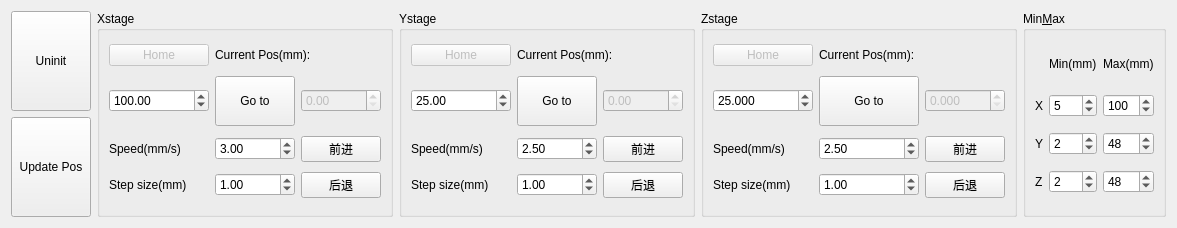
        <widget class="QWidget" name="StageTab">
         <attribute name="title">
          <string>Stage</string>
         </attribute>
         <layout class="QHBoxLayout" name="horizontalLayout_7">
          <item>
           <layout class="QVBoxLayout" name="verticalLayout_3">
            <item>
             <widget class="QPushButton" name="StageUninit">
              <property name="minimumSize">
               <size>
                <width>0</width>
                <height>100</height>
               </size>
              </property>
              <property name="text">
               <string>Uninit</string>
              </property>
             </widget>
            </item>
            <item>
             <widget class="QPushButton" name="InitStageButton">
              <property name="minimumSize">
               <size>
                <width>0</width>
                <height>100</height>
               </size>
              </property>
              <property name="maximumSize">
               <size>
                <width>300</width>
                <height>16777215</height>
               </size>
              </property>
              <property name="text">
               <string>Update Pos</string>
              </property>
             </widget>
            </item>
           </layout>
          </item>
          <item>
           <widget class="QGroupBox" name="XstageBox">
            <property name="maximumSize">
             <size>
              <width>16777215</width>
              <height>300</height>
             </size>
            </property>
            <property name="title">
             <string>Xstage</string>
            </property>
            <layout class="QGridLayout" name="gridLayout_7">
             <item row="5" column="1">
              <widget class="QDoubleSpinBox" name="XSpeed">
               <property name="maximum">
                <double>6.000000000000000</double>
               </property>
               <property name="value">
                <double>3.000000000000000</double>
               </property>
              </widget>
             </item>
             <item row="2" column="1">
              <widget class="QPushButton" name="Xmove2">
               <property name="minimumSize">
                <size>
                 <width>0</width>
                 <height>50</height>
                </size>
               </property>
               <property name="text">
                <string>Go to</string>
               </property>
              </widget>
             </item>
             <item row="5" column="0">
              <widget class="QLabel" name="XSpeedlabel">
               <property name="text">
                <string>Speed(mm/s)</string>
               </property>
              </widget>
             </item>
             <item row="7" column="0">
              <widget class="QLabel" name="Xstagestepsizelabel">
               <property name="sizePolicy">
                <sizepolicy hsizetype="Preferred" vsizetype="Preferred">
                 <horstretch>0</horstretch>
                 <verstretch>0</verstretch>
                </sizepolicy>
               </property>
               <property name="text">
                <string>Step size(mm)</string>
               </property>
              </widget>
             </item>
             <item row="7" column="1">
              <widget class="QDoubleSpinBox" name="Xstagestepsize">
               <property name="maximum">
                <double>5.000000000000000</double>
               </property>
               <property name="value">
                <double>1.000000000000000</double>
               </property>
              </widget>
             </item>
             <item row="7" column="2">
              <widget class="QPushButton" name="XDOWN">
               <property name="text">
                <string>后退</string>
               </property>
              </widget>
             </item>
             <item row="5" column="2">
              <widget class="QPushButton" name="XUP">
               <property name="text">
                <string>前进</string>
               </property>
              </widget>
             </item>
             <item row="1" column="0">
              <widget class="QPushButton" name="XHome">
               <property name="enabled">
                <bool>false</bool>
               </property>
               <property name="text">
                <string>Home</string>
               </property>
              </widget>
             </item>
             <item row="2" column="0">
              <widget class="QDoubleSpinBox" name="XPosition">
               <property name="minimumSize">
                <size>
                 <width>100</width>
                 <height>0</height>
                </size>
               </property>
               <property name="minimum">
                <double>0.000000000000000</double>
               </property>
               <property name="maximum">
                <double>300.000000000000000</double>
               </property>
               <property name="value">
                <double>100.000000000000000</double>
               </property>
              </widget>
             </item>
             <item row="2" column="2">
              <widget class="QDoubleSpinBox" name="Xcurrent">
               <property name="enabled">
                <bool>false</bool>
               </property>
               <property name="maximum">
                <double>300.000000000000000</double>
               </property>
              </widget>
             </item>
             <item row="1" column="1" colspan="2">
              <widget class="QLabel" name="XPositionLabel">
               <property name="maximumSize">
                <size>
                 <width>16777215</width>
                 <height>20</height>
                </size>
               </property>
               <property name="text">
                <string>Current Pos(mm):</string>
               </property>
              </widget>
             </item>
            </layout>
           </widget>
          </item>
          <item>
           <widget class="QGroupBox" name="YstageBox">
            <property name="maximumSize">
             <size>
              <width>16777215</width>
              <height>300</height>
             </size>
            </property>
            <property name="title">
             <string>Ystage</string>
            </property>
            <layout class="QGridLayout" name="gridLayout_8">
             <item row="3" column="0">
              <widget class="QLabel" name="YSpeedlabel">
               <property name="text">
                <string>Speed(mm/s)</string>
               </property>
              </widget>
             </item>
             <item row="1" column="2">
              <widget class="QPushButton" name="Ymove2">
               <property name="minimumSize">
                <size>
                 <width>0</width>
                 <height>50</height>
                </size>
               </property>
               <property name="text">
                <string>Go to</string>
               </property>
              </widget>
             </item>
             <item row="3" column="2">
              <widget class="QDoubleSpinBox" name="YSpeed">
               <property name="minimum">
                <double>0.000000000000000</double>
               </property>
               <property name="maximum">
                <double>5.000000000000000</double>
               </property>
               <property name="value">
                <double>2.500000000000000</double>
               </property>
              </widget>
             </item>
             <item row="4" column="2">
              <widget class="QDoubleSpinBox" name="Ystagestepsize">
               <property name="maximum">
                <double>5.000000000000000</double>
               </property>
               <property name="value">
                <double>1.000000000000000</double>
               </property>
              </widget>
             </item>
             <item row="4" column="0">
              <widget class="QLabel" name="Ystagestepsizelabel">
               <property name="text">
                <string>Step size(mm)</string>
               </property>
              </widget>
             </item>
             <item row="3" column="3">
              <widget class="QPushButton" name="YUP">
               <property name="text">
                <string>前进</string>
               </property>
              </widget>
             </item>
             <item row="4" column="3">
              <widget class="QPushButton" name="YDOWN">
               <property name="text">
                <string>后退</string>
               </property>
              </widget>
             </item>
             <item row="0" column="0">
              <widget class="QPushButton" name="YHome">
               <property name="enabled">
                <bool>false</bool>
               </property>
               <property name="text">
                <string>Home</string>
               </property>
              </widget>
             </item>
             <item row="1" column="3">
              <widget class="QDoubleSpinBox" name="Ycurrent">
               <property name="enabled">
                <bool>false</bool>
               </property>
               <property name="maximum">
                <double>50.000000000000000</double>
               </property>
              </widget>
             </item>
             <item row="1" column="0">
              <widget class="QDoubleSpinBox" name="YPosition">
               <property name="minimumSize">
                <size>
                 <width>100</width>
                 <height>0</height>
                </size>
               </property>
               <property name="minimum">
                <double>0.000000000000000</double>
               </property>
               <property name="maximum">
                <double>50.000000000000000</double>
               </property>
               <property name="value">
                <double>25.000000000000000</double>
               </property>
              </widget>
             </item>
             <item row="0" column="2" colspan="2">
              <widget class="QLabel" name="YPositionLabel">
               <property name="maximumSize">
                <size>
                 <width>16777215</width>
                 <height>20</height>
                </size>
               </property>
               <property name="text">
                <string>Current Pos(mm):</string>
               </property>
              </widget>
             </item>
            </layout>
           </widget>
          </item>
          <item>
           <widget class="QGroupBox" name="ZstageBox">
            <property name="maximumSize">
             <size>
              <width>16777215</width>
              <height>300</height>
             </size>
            </property>
            <property name="title">
             <string>Zstage</string>
            </property>
            <layout class="QGridLayout" name="gridLayout_9">
             <item row="4" column="3">
              <widget class="QPushButton" name="ZDOWN">
               <property name="text">
                <string>后退</string>
               </property>
              </widget>
             </item>
             <item row="3" column="0">
              <widget class="QLabel" name="ZSpeedlabel">
               <property name="text">
                <string>Speed(mm/s)</string>
               </property>
              </widget>
             </item>
             <item row="3" column="2">
              <widget class="QDoubleSpinBox" name="ZSpeed">
               <property name="minimum">
                <double>0.000000000000000</double>
               </property>
               <property name="maximum">
                <double>5.000000000000000</double>
               </property>
               <property name="value">
                <double>2.500000000000000</double>
               </property>
              </widget>
             </item>
             <item row="4" column="0">
              <widget class="QLabel" name="Zstagestepsizelabel">
               <property name="text">
                <string>Step size(mm)</string>
               </property>
              </widget>
             </item>
             <item row="1" column="2">
              <widget class="QPushButton" name="Zmove2">
               <property name="minimumSize">
                <size>
                 <width>0</width>
                 <height>50</height>
                </size>
               </property>
               <property name="text">
                <string>Go to</string>
               </property>
              </widget>
             </item>
             <item row="3" column="3">
              <widget class="QPushButton" name="ZUP">
               <property name="text">
                <string>前进</string>
               </property>
              </widget>
             </item>
             <item row="4" column="2">
              <widget class="QDoubleSpinBox" name="Zstagestepsize">
               <property name="minimumSize">
                <size>
                 <width>100</width>
                 <height>0</height>
                </size>
               </property>
               <property name="decimals">
                <number>2</number>
               </property>
               <property name="maximum">
                <double>5.000000000000000</double>
               </property>
               <property name="value">
                <double>1.000000000000000</double>
               </property>
              </widget>
             </item>
             <item row="0" column="0">
              <widget class="QPushButton" name="ZHome">
               <property name="enabled">
                <bool>false</bool>
               </property>
               <property name="text">
                <string>Home</string>
               </property>
              </widget>
             </item>
             <item row="1" column="3">
              <widget class="QDoubleSpinBox" name="Zcurrent">
               <property name="enabled">
                <bool>false</bool>
               </property>
               <property name="decimals">
                <number>3</number>
               </property>
               <property name="maximum">
                <double>50.000000000000000</double>
               </property>
              </widget>
             </item>
             <item row="1" column="0">
              <widget class="QDoubleSpinBox" name="ZPosition">
               <property name="minimumSize">
                <size>
                 <width>100</width>
                 <height>0</height>
                </size>
               </property>
               <property name="decimals">
                <number>3</number>
               </property>
               <property name="minimum">
                <double>0.000000000000000</double>
               </property>
               <property name="maximum">
                <double>50.000000000000000</double>
               </property>
               <property name="value">
                <double>25.000000000000000</double>
               </property>
              </widget>
             </item>
             <item row="0" column="2" colspan="2">
              <widget class="QLabel" name="ZPositionLabel">
               <property name="maximumSize">
                <size>
                 <width>16777215</width>
                 <height>20</height>
                </size>
               </property>
               <property name="text">
                <string>Current Pos(mm):</string>
               </property>
              </widget>
             </item>
            </layout>
           </widget>
          </item>
          <item>
           <widget class="QGroupBox" name="groupBox_2">
            <property name="title">
             <string>Min&amp;Max</string>
            </property>
            <layout class="QGridLayout" name="gridLayout_2">
             <item row="3" column="2">
              <widget class="QSpinBox" name="Zmax">
               <property name="value">
                <number>48</number>
               </property>
              </widget>
             </item>
             <item row="1" column="2">
              <widget class="QSpinBox" name="Xmax">
               <property name="maximum">
                <number>150</number>
               </property>
               <property name="value">
                <number>100</number>
               </property>
              </widget>
             </item>
             <item row="0" column="1">
              <widget class="QLabel" name="label_16">
               <property name="maximumSize">
                <size>
                 <width>16777215</width>
                 <height>30</height>
                </size>
               </property>
               <property name="text">
                <string>Min(mm)</string>
               </property>
              </widget>
             </item>
             <item row="1" column="1">
              <widget class="QSpinBox" name="Xmin">
               <property name="maximum">
                <number>150</number>
               </property>
               <property name="value">
                <number>5</number>
               </property>
              </widget>
             </item>
             <item row="3" column="1">
              <widget class="QSpinBox" name="Zmin">
               <property name="value">
                <number>2</number>
               </property>
              </widget>
             </item>
             <item row="2" column="1">
              <widget class="QSpinBox" name="Ymin">
               <property name="value">
                <number>2</number>
               </property>
              </widget>
             </item>
             <item row="2" column="2">
              <widget class="QSpinBox" name="Ymax">
               <property name="value">
                <number>48</number>
               </property>
              </widget>
             </item>
             <item row="0" column="2">
              <widget class="QLabel" name="label_17">
               <property name="maximumSize">
                <size>
                 <width>16777215</width>
                 <height>30</height>
                </size>
               </property>
               <property name="text">
                <string>Max(mm)</string>
               </property>
              </widget>
             </item>
             <item row="3" column="0">
              <widget class="QLabel" name="label_15">
               <property name="text">
                <string>Z</string>
               </property>
              </widget>
             </item>
             <item row="2" column="0">
              <widget class="QLabel" name="label_14">
               <property name="text">
                <string>Y</string>
               </property>
              </widget>
             </item>
             <item row="1" column="0">
              <widget class="QLabel" name="label_33">
               <property name="text">
                <string>X</string>
               </property>
              </widget>
             </item>
            </layout>
           </widget>
          </item>
         </layout>
        </widget>
